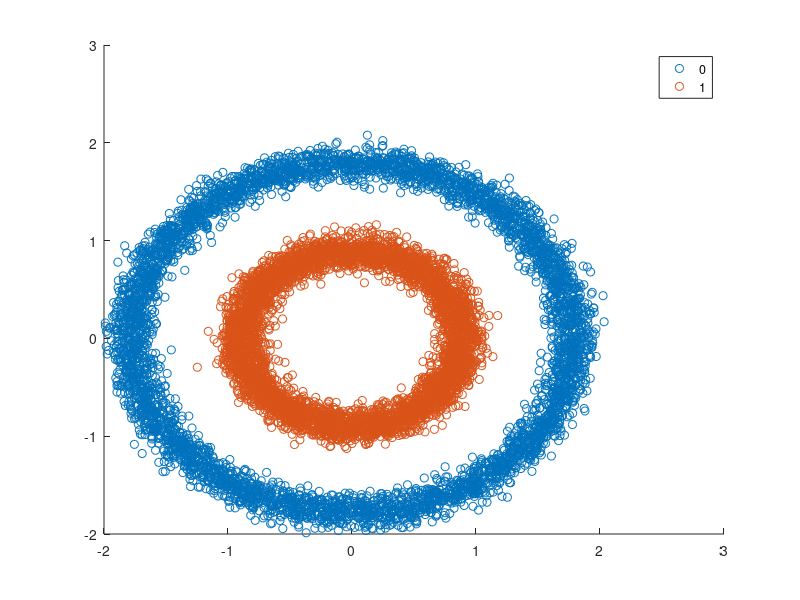

Write MATLAB code to recreate this figure. (Note: this script raises an error after producing the figure.)
path('../DistributedCoresetAndPCA', path())

%%
clear;
P=importdata('spiral.csv');
Pwclass = P;
P=P(:,1:2);

sigma_1 = 0.1;
sigma_2 = 0.1;
NOISE = mvnrnd([0,0], [sigma_1,0;0,sigma_2], round(size(P,1)));
%P = vertcat(P, NOISE);
P = P + NOISE;
%%
clear;
clc;
Pwclass=importdata('noisy_circles.csv');
gscatter(Pwclass(:,1),Pwclass(:,2),Pwclass(:,3))
% adding noise
P = Pwclass(:,1:2);
%%
K = length(unique(Pwclass(:,3))); % it can be manually set also!
A = pdist2(P,P);

N = length(Pwclass(:,3));
RLABELS = unique(Pwclass(:,3));
max_global_score=0;
best_param=-1;
for i=0.75:0.01:3
    try
    %[labels, W] = SpectralClustering(P, 3, i);
    [~, labels, ~] = SpectralClustering(A, K, i, true);
    
    catch ME
        display(sprintf('Errors occurred when computing EVals for parameter sigma=%d',i));
        continue;
    end
    sum_p = 0;
    sum_e = 0;
    
    %for k=unique(labels)
    WLABELS = unique(labels);
     for k=1:length(WLABELS)
        %find the class with max inters.
        maxi_len = 0;
        maxi_class = -1;
        k_labeled = find(labels == WLABELS(k));
        
        for j=1:length(RLABELS)
            j_labeled = find(Pwclass(:,3) == RLABELS(j) );
            int_len = length(intersect(j_labeled, k_labeled) );
            
            if int_len > maxi_len
                maxi_len = int_len;
                maxi_class = RLABELS(j);
            end
        end
        
        sum_p = sum_p + maxi_len;        
        sum_e = sum_e + (length(k_labeled)/N) * log(length(k_labeled)/N);
     end
    
    purity = sum_p / N;
    entropy = -sum_e;
    global_score = (2*purity*(2-entropy))/(purity+(2-entropy));
    if max_global_score < global_score
        max_global_score=global_score;
        best_param=i;
        
    end
end

%[labels, W] = SpectralClustering(P, 3, best_param);

%A = pdist2(P,P);

[centers, labels, W] = SpectralClustering(A, K, best_param, true);
%%
% 
% $$e^{\pi i} + 1 = 0$$
% 

gscatter(P(:,1),P(:,2),labels(:,1))
%%